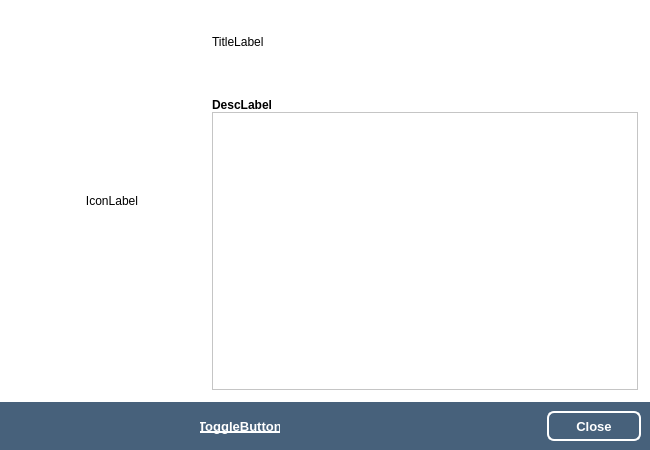
<?xml version="1.0" encoding="UTF-8"?>
<ui version="4.0">
 <class>AboutDialog</class>
 <widget class="QDialog" name="AboutDialog">
  <property name="windowModality">
   <enum>Qt::ApplicationModal</enum>
  </property>
  <property name="geometry">
   <rect>
    <x>0</x>
    <y>0</y>
    <width>650</width>
    <height>450</height>
   </rect>
  </property>
  <property name="sizePolicy">
   <sizepolicy hsizetype="Fixed" vsizetype="Fixed">
    <horstretch>0</horstretch>
    <verstretch>0</verstretch>
   </sizepolicy>
  </property>
  <property name="minimumSize">
   <size>
    <width>650</width>
    <height>450</height>
   </size>
  </property>
  <property name="maximumSize">
   <size>
    <width>650</width>
    <height>450</height>
   </size>
  </property>
  <property name="baseSize">
   <size>
    <width>650</width>
    <height>450</height>
   </size>
  </property>
  <property name="windowTitle">
   <string notr="true">Dialog</string>
  </property>
  <property name="styleSheet">
   <string notr="true">background-color : white;</string>
  </property>
  <layout class="QVBoxLayout" name="verticalLayout">
   <property name="spacing">
    <number>0</number>
   </property>
   <property name="margin">
    <number>0</number>
   </property>
   <item>
    <layout class="QHBoxLayout" name="horizontalLayout">
     <property name="margin">
      <number>12</number>
     </property>
     <item>
      <widget class="QLabel" name="IconLabel">
       <property name="minimumSize">
        <size>
         <width>200</width>
         <height>0</height>
        </size>
       </property>
       <property name="maximumSize">
        <size>
         <width>200</width>
         <height>16777215</height>
        </size>
       </property>
       <property name="text">
        <string notr="true">IconLabel</string>
       </property>
       <property name="alignment">
        <set>Qt::AlignCenter</set>
       </property>
      </widget>
     </item>
     <item>
      <layout class="QVBoxLayout" name="InfosLayout">
       <item>
        <widget class="QLabel" name="TitleLabel">
         <property name="sizePolicy">
          <sizepolicy hsizetype="Preferred" vsizetype="Minimum">
           <horstretch>0</horstretch>
           <verstretch>0</verstretch>
          </sizepolicy>
         </property>
         <property name="minimumSize">
          <size>
           <width>0</width>
           <height>60</height>
          </size>
         </property>
         <property name="maximumSize">
          <size>
           <width>16777215</width>
           <height>60</height>
          </size>
         </property>
         <property name="text">
          <string notr="true">TitleLabel</string>
         </property>
        </widget>
       </item>
       <item>
        <widget class="QLabel" name="DescLabel">
         <property name="sizePolicy">
          <sizepolicy hsizetype="Preferred" vsizetype="Maximum">
           <horstretch>0</horstretch>
           <verstretch>0</verstretch>
          </sizepolicy>
         </property>
         <property name="minimumSize">
          <size>
           <width>0</width>
           <height>40</height>
          </size>
         </property>
         <property name="styleSheet">
          <string notr="true">font:bold;</string>
         </property>
         <property name="text">
          <string notr="true">DescLabel</string>
         </property>
         <property name="alignment">
          <set>Qt::AlignBottom|Qt::AlignLeading|Qt::AlignLeft</set>
         </property>
        </widget>
       </item>
       <item>
        <widget class="QTextEdit" name="InfosEdit">
         <property name="frameShape">
          <enum>QFrame::StyledPanel</enum>
         </property>
         <property name="frameShadow">
          <enum>QFrame::Plain</enum>
         </property>
         <property name="documentTitle">
          <string notr="true"/>
         </property>
         <property name="html">
          <string notr="true">&lt;!DOCTYPE HTML PUBLIC &quot;-//W3C//DTD HTML 4.0//EN&quot; &quot;http://www.w3.org/TR/REC-html40/strict.dtd&quot;&gt;
&lt;html&gt;&lt;head&gt;&lt;meta name=&quot;qrichtext&quot; content=&quot;1&quot; /&gt;&lt;style type=&quot;text/css&quot;&gt;
p, li { white-space: pre-wrap; }
&lt;/style&gt;&lt;/head&gt;&lt;body style=&quot; font-family:'Ubuntu'; font-size:11pt; font-weight:400; font-style:normal;&quot;&gt;
&lt;p style=&quot;-qt-paragraph-type:empty; margin-top:0px; margin-bottom:0px; margin-left:0px; margin-right:0px; -qt-block-indent:0; text-indent:0px;&quot;&gt;&lt;br /&gt;&lt;/p&gt;&lt;/body&gt;&lt;/html&gt;</string>
         </property>
         <property name="textInteractionFlags">
          <set>Qt::TextSelectableByKeyboard|Qt::TextSelectableByMouse</set>
         </property>
        </widget>
       </item>
      </layout>
     </item>
    </layout>
   </item>
   <item>
    <widget class="QFrame" name="BottomFrame">
     <property name="maximumSize">
      <size>
       <width>16777215</width>
       <height>60</height>
      </size>
     </property>
     <property name="styleSheet">
      <string notr="true">QFrame#BottomFrame {background-color: rgb(71,97,123);}</string>
     </property>
     <property name="frameShape">
      <enum>QFrame::NoFrame</enum>
     </property>
     <property name="frameShadow">
      <enum>QFrame::Plain</enum>
     </property>
     <property name="lineWidth">
      <number>0</number>
     </property>
     <layout class="QHBoxLayout" name="horizontalLayout_2">
      <item>
       <spacer name="horizontalSpacer">
        <property name="orientation">
         <enum>Qt::Horizontal</enum>
        </property>
        <property name="sizeHint" stdset="0">
         <size>
          <width>40</width>
          <height>20</height>
         </size>
        </property>
       </spacer>
      </item>
      <item>
       <widget class="QPushButton" name="ToggleButton">
        <property name="minimumSize">
         <size>
          <width>90</width>
          <height>26</height>
         </size>
        </property>
        <property name="styleSheet">
         <string notr="true">QPushButton {
color: white;
background-color: rgb(71,97,123);
border: none;
padding: 3px;
font-size: 13px;
padding-left: 5px;
padding-right: 5px;
min-width: 80px;
max-width: 80px;
min-height: 20px;
max-height: 20px;
font : bold;
text-decoration : underline;
}

QPushButton:default { background-color: rgb(71,97,123); }
QPushButton:pressed { background-color: rgb(71,97,123); }
QPushButton:focus { background-color: rgb(71,97,123); }
QPushButton:focus:pressed { background-color: rgb(71,97,123); }


</string>
        </property>
        <property name="text">
         <string>ToggleButton</string>
        </property>
       </widget>
      </item>
      <item>
       <widget class="QDialogButtonBox" name="ButtonBox">
        <property name="minimumSize">
         <size>
          <width>350</width>
          <height>0</height>
         </size>
        </property>
        <property name="styleSheet">
         <string notr="true">QPushButton {
color: white;
background-color: rgb(71,97,123);
border-width: 2px;
border-color: white;
border-style: solid;
border-radius: 7;
padding: 3px;
font-size: 13px;
padding-left: 5px;
padding-right: 5px;
min-width: 80px;
max-width: 80px;
min-height: 20px;
max-height: 20px;
font : bold;
}
QPushButton:pressed{ background-color: white; }
QPushButton:focus:pressed{ background-color: white; }
QPushButton:focus{ background-color: white; }
QPushButton:hover{ background-color: #86AE39; }</string>
        </property>
        <property name="standardButtons">
         <set>QDialogButtonBox::Close</set>
        </property>
       </widget>
      </item>
     </layout>
    </widget>
   </item>
  </layout>
 </widget>
 <resources/>
 <connections/>
</ui>
